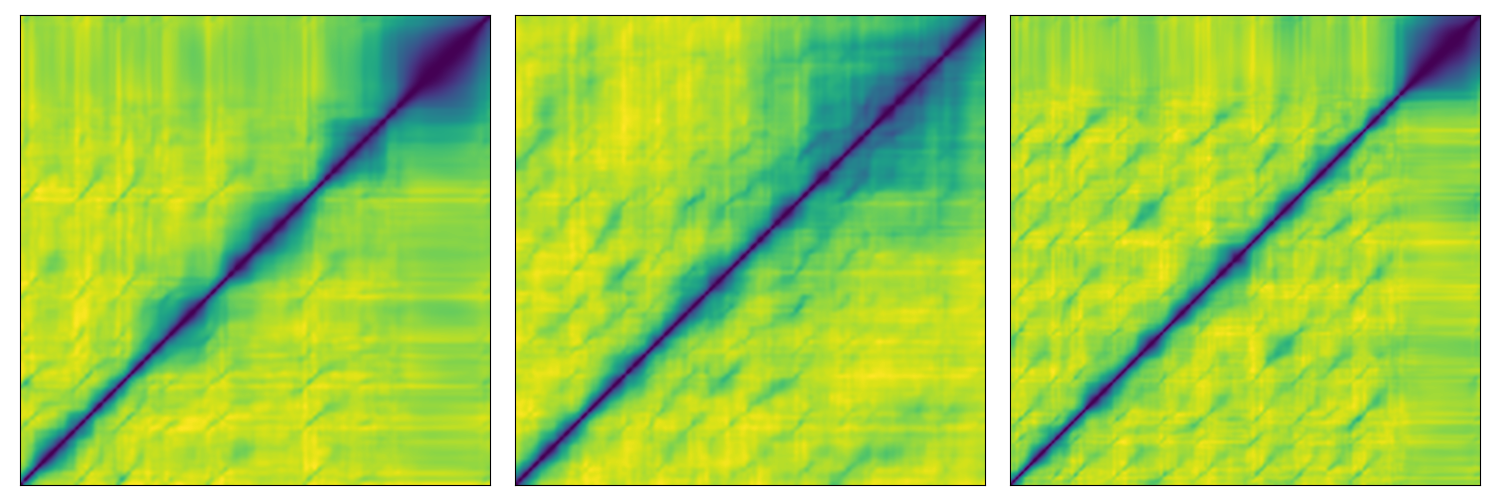

Write Python code to recreate this figure.
import h5py
import pandas as pd
from matplotlib import pyplot as plt
from sklearn.metrics.pairwise import cosine_similarity


if __name__ == '__main__':
    with pd.HDFStore('models/2019-03-17/07/evaluation-jurisdic.hdf5', mode='r') as store:
        references = store['references']

    with h5py.File('models/2019-03-17/07/evaluation-jurisdic.hdf5', mode='r') as store:
        lstm_vectors = 13
        fig, axs = plt.subplots(figsize=(15, 5), nrows=1, ncols=3,
                                subplot_kw={'xticks': [], 'yticks': []})
        for ax, sample_id in zip(axs, [100, 200, 300]):
            activation_sample = store[f'outputs/{lstm_vectors}/{sample_id}']
            distances = 1 - cosine_similarity(activation_sample)
            ax.imshow(distances, origin='lower', interpolation='lanczos')
        plt.tight_layout()
        fig.savefig(f'doc/chapters/3.4/lstm-activation-distances.png')
